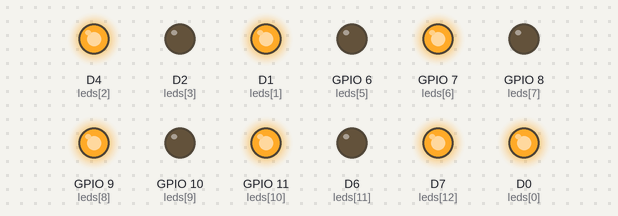
Bench run of a sketch on a simulated ESP8266 (NodeMCU). Parts: output pins drawn as LEDs (lit = HIGH).

Above: at 0.2 s.
At 1.75 s:
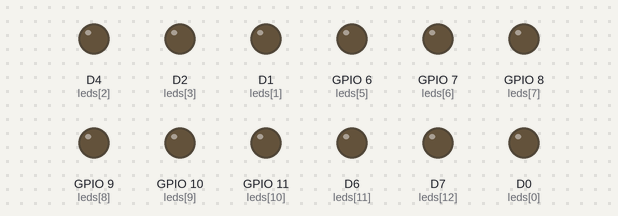
At 3.25 s:
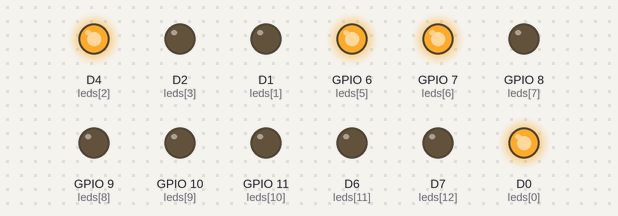
At 4.75 s:
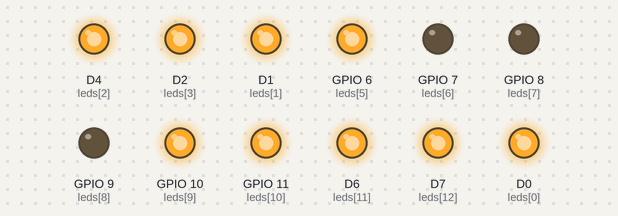
At 6.55 s:
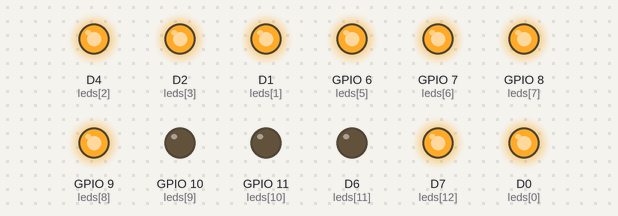
At 13.2 s:
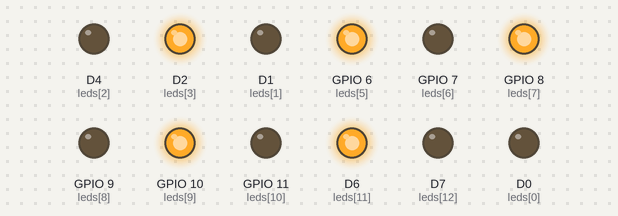
Timing chart, 0 to 15.3 s (numbered marks = the images above):
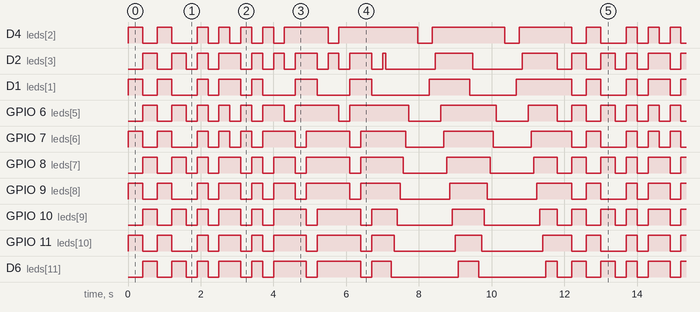

Measured:
- by itself, D2 (leds[3]): moves between LOW and HIGH, repeating every 11.8 s
- by itself, D0 (leds[0]): repeats every 11.8 s: LOW 0.40 s, HIGH 0.40 s, LOW 0.70 s, 4 × (HIGH 0.30 s, LOW 0.30 s), HIGH 1.2 s, LOW 0.30 s, 2 × (HIGH 2.3 s, LOW 0.08 s), HIGH 1.6 s
- by itself, D4 (leds[2]): repeats every 11.8 s: LOW 0.40 s, HIGH 0.40 s, LOW 0.70 s, 4 × (HIGH 0.30 s, LOW 0.30 s), HIGH 1.2 s, LOW 0.30 s, HIGH 2.2 s, LOW 0.40 s, HIGH 2.0 s, LOW 0.40 s, HIGH 1.4 s

The sketch:

Lab1.ino
```cpp
#define NUM 15 // 定義 LED 的數量
int leds[NUM] = {
  D0, D1, 2, 4, 5, 6, 7, 8, 9, 10, 11, 12, 13, D14, D15
};

// 將每個腳位模式設為 OUTPUT
void setup() {
  for(int i = 0; i < NUM; i++){
    pinMode(leds[i], OUTPUT);
  }
}

// 定義不同的 LED 控制模式
void LedControl(unsigned val) {
  for (int i = 0; i < NUM; i++) {
    if (val & (1 << (i % 16))) {
      digitalWrite(leds[i], LOW);  // 點亮 LED
    } else {
      digitalWrite(leds[i], HIGH); // 關閉 LED
    }
  }
}

// 5種 LED 燈號變化模式，每種模式重複2次
void loop() {
  // 模式 1: 所有 LED 交替點亮
  for (int repeat = 0; repeat < 2; repeat++) {
    LedControl(0xAAAA);
    delay(400);
    LedControl(0x5555);
    delay(400);
  }

  // 模式 2: 所有 LED 閃爍
  for (int repeat = 0; repeat < 2; repeat++) {
    LedControl(0xFFFF); // 所有 LED 點亮
    delay(300);
    LedControl(0x0000); // 所有 LED 關閉
    delay(300);
  }

  // 模式 3: 前半部分和後半部分燈交替閃爍
  int firstHalf = 0b0000000001111111; // 前8個LED
  int secondHalf = 0b1111111110000000; // 後8個LED

  for (int repeat = 0; repeat < 2; repeat++) {
    // 前半部分點亮，後半部分熄滅
    LedControl(firstHalf);
    delay(300);
    // 後半部分點亮，前半部分熄滅
    LedControl(secondHalf);
    delay(300);
  }

  // 模式 4: 每三個一組閃爍
  LedControl(0x0000); // 所有 LED 關閉
  for (int repeat = 0; repeat < 2; repeat++) {
    for(int i = 0; i < NUM; i+=3){
      digitalWrite(leds[i], LOW);
      digitalWrite(leds[i+1], LOW);
      digitalWrite(leds[i+2], LOW);
      delay(300);
      digitalWrite(leds[i], HIGH);
      digitalWrite(leds[i+1], HIGH);
      digitalWrite(leds[i+2], HIGH);
    }
  }

  // 模式 5:由左到右依序點亮不熄滅，再由右到左依序熄滅
  for (int repeat = 0; repeat < 2; repeat++) {
    for (int i = NUM - 1; i >= 0; i--) {
      digitalWrite(leds[i], LOW);
      delay(80);
    }
    for (int i = 0; i < NUM; i++) {
      digitalWrite(leds[i], HIGH);
      delay(80);
    }
  }
}
```
